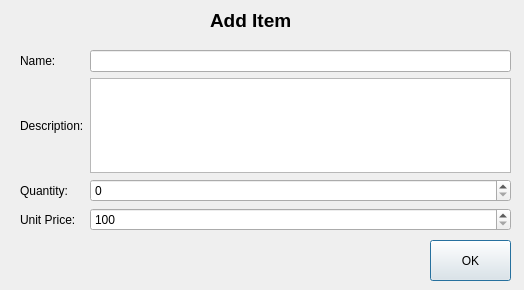
<?xml version="1.0" encoding="UTF-8"?>
<ui version="4.0">
 <class>Dialog</class>
 <widget class="QDialog" name="Dialog">
  <property name="geometry">
   <rect>
    <x>0</x>
    <y>0</y>
    <width>524</width>
    <height>290</height>
   </rect>
  </property>
  <property name="windowTitle">
   <string>Add Item</string>
  </property>
  <widget class="QLabel" name="label_5">
   <property name="geometry">
    <rect>
     <x>210</x>
     <y>10</y>
     <width>101</width>
     <height>21</height>
    </rect>
   </property>
   <property name="font">
    <font>
     <pointsize>14</pointsize>
     <weight>75</weight>
     <bold>true</bold>
    </font>
   </property>
   <property name="text">
    <string>Add Item</string>
   </property>
  </widget>
  <widget class="QPushButton" name="okBtn">
   <property name="geometry">
    <rect>
     <x>430</x>
     <y>240</y>
     <width>81</width>
     <height>41</height>
    </rect>
   </property>
   <property name="text">
    <string>OK</string>
   </property>
  </widget>
  <widget class="QWidget" name="">
   <property name="geometry">
    <rect>
     <x>20</x>
     <y>50</y>
     <width>491</width>
     <height>181</height>
    </rect>
   </property>
   <layout class="QGridLayout" name="gridLayout">
    <item row="0" column="0">
     <widget class="QLabel" name="label">
      <property name="text">
       <string>Name:</string>
      </property>
     </widget>
    </item>
    <item row="0" column="1">
     <widget class="QLineEdit" name="nameLineEdit"/>
    </item>
    <item row="1" column="0">
     <widget class="QLabel" name="label_2">
      <property name="text">
       <string>Description:</string>
      </property>
     </widget>
    </item>
    <item row="1" column="1">
     <widget class="QTextEdit" name="descTextEdit"/>
    </item>
    <item row="2" column="0">
     <widget class="QLabel" name="label_3">
      <property name="text">
       <string>Quantity:</string>
      </property>
     </widget>
    </item>
    <item row="2" column="1">
     <widget class="QSpinBox" name="quantitySpinBox">
      <property name="maximum">
       <number>10000</number>
      </property>
     </widget>
    </item>
    <item row="3" column="0">
     <widget class="QLabel" name="label_4">
      <property name="text">
       <string>Unit Price:</string>
      </property>
     </widget>
    </item>
    <item row="3" column="1">
     <widget class="QSpinBox" name="priceSpinBox">
      <property name="minimum">
       <number>100</number>
      </property>
      <property name="maximum">
       <number>10000000</number>
      </property>
     </widget>
    </item>
   </layout>
  </widget>
  <zorder>label</zorder>
  <zorder>label_2</zorder>
  <zorder>label_3</zorder>
  <zorder>label_4</zorder>
  <zorder>nameLineEdit</zorder>
  <zorder>descTextEdit</zorder>
  <zorder>quantitySpinBox</zorder>
  <zorder>priceSpinBox</zorder>
  <zorder>label_5</zorder>
  <zorder>okBtn</zorder>
  <zorder>descTextEdit</zorder>
 </widget>
 <resources/>
 <connections/>
</ui>
